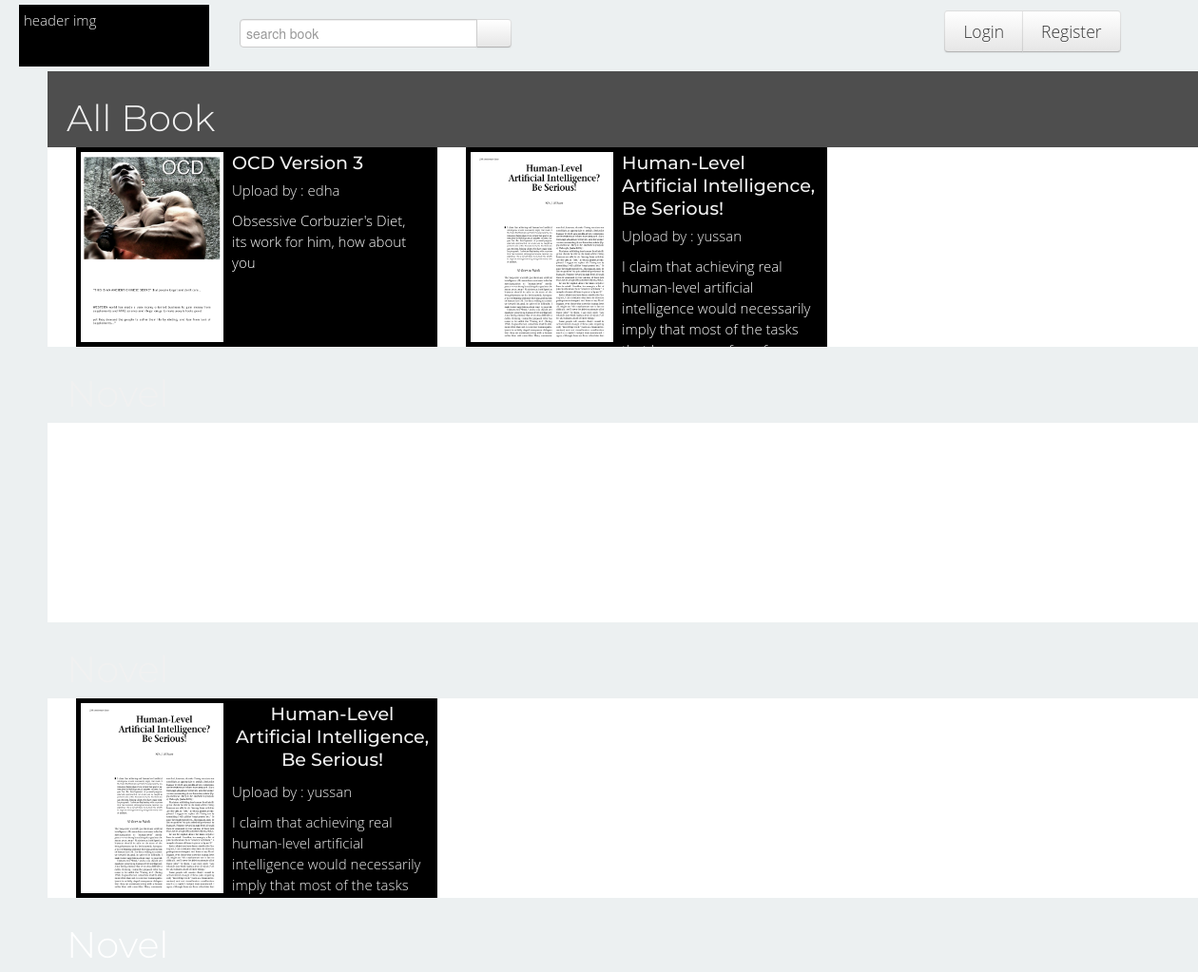
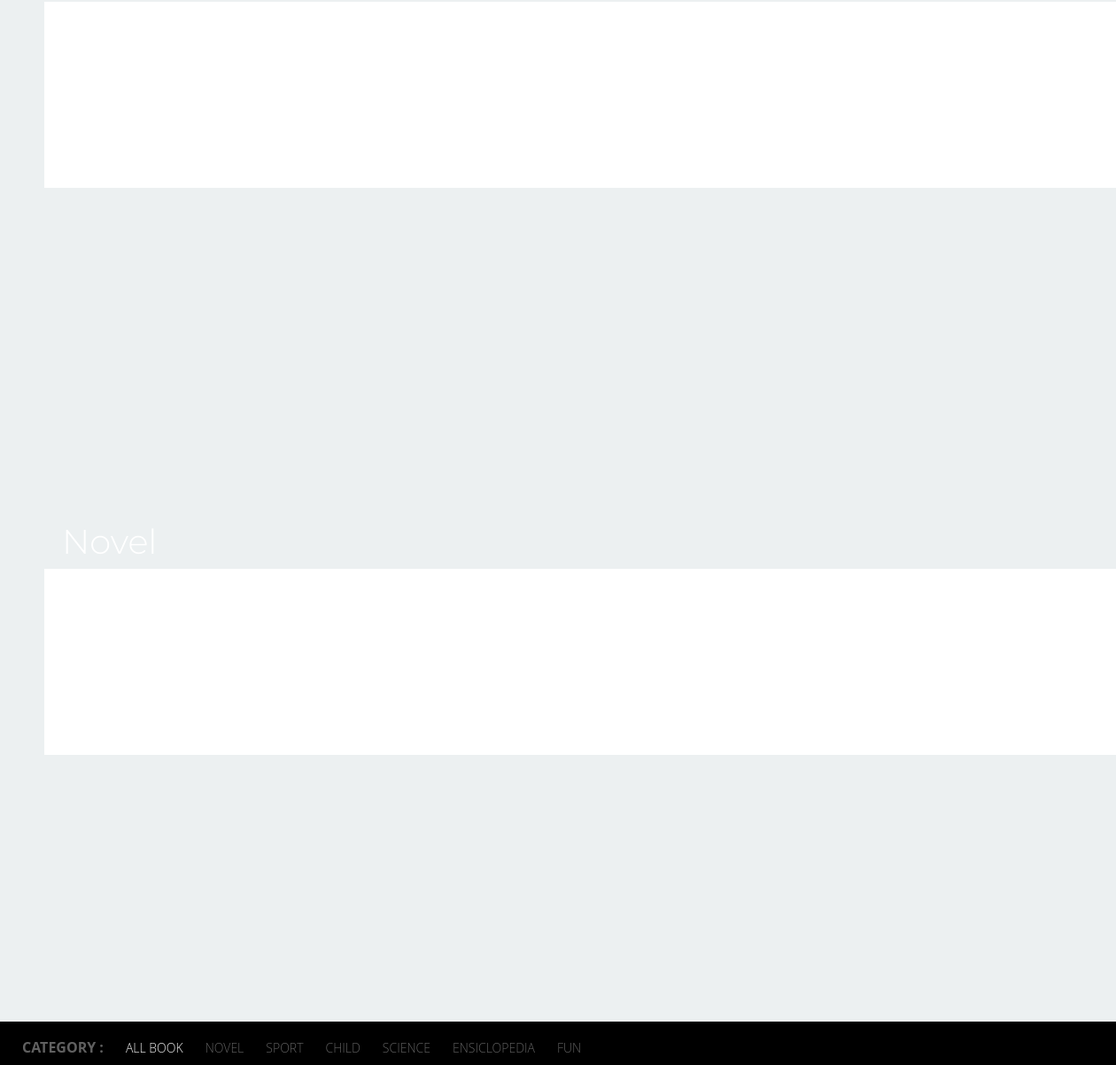
The page / on the database its author committed (2 pictures, top to bottom).
### tables this page shows
CREATE TABLE IF NOT EXISTS `book` (
  `id` int(11) NOT NULL AUTO_INCREMENT,
  `idate` date NOT NULL,
  `title` varchar(60) NOT NULL,
  `description` varchar(300) NOT NULL,
  `longdesc` varchar(5000) NOT NULL,
  `user` varchar(60) NOT NULL,
  `fk_kategori` int(11) NOT NULL,
  `cover` varchar(50) NOT NULL,
  `cover_folder` char(6) NOT NULL,
  `file` varchar(50) NOT NULL,
  `file_folder` char(5) NOT NULL,
  PRIMARY KEY (`id`),
  KEY `fk_kategori` (`fk_kategori`),
  KEY `user` (`user`)
);

### index.php (called while the page is built)
<?php
	include "function.php";
	get_home();
?>

### home.php (the view, shortened to what this page needs)
<!DOCTYPE HTML>
<?php
include "header.php";
?>
			<div id="sidebar">
				<nav id="nav" class="navigation" role="navigation">
					<ul style="float:left; margin:0 0 0 10px" class="unstyled">
						<li><strong>Category : </strong></li>
						<li class="active" data-section="1"><span>All Book</span></li>
						<li data-section="2" class=""><span>Novel</span></li>
						<li data-section="3" class="last"><span>Sport</span></li>
						<li data-section="5" class=><span>Child</span></li>
						<li data-section="5" class=><span>Science</span></li>
						<li data-section="5" class=><span>Ensiclopedia</span></li>
						<li data-section="5" class=><span>Fun</span></li>
					</ul>
				</nav>
			</div>
			<div id="container">
					<section class="section" id="section1" data-section="1" >
							<div class="title"><a href="#"><h1 style="margin-left:20px">All Book</h1></a></div>
							<div style="width:100%;overflow-x:auto;overflow-y:hidden">
								<div class="book_top" >
									<div class="fluid-row">
									<?php
										$sql = mysql_query("SELECT id,user,idate,cover,cover_folder,title,description,longdesc FROM book LIMIT 0 , 20");
										while($books = mysql_fetch_array($sql)){
											$id = $books['id'];
											$user = $books['user'];
											$cover = $books['cover'];
											$cover_folder = $books['cover_folder'];
											$book_title = $books['title'];
											$book_desc = $books['description'];
											$book_cover = "$cover_folder"."$cover";
									?>
									<a href="#book-<?php echo $id; ?>" data-toggle="modal">
									  <div class="span4 book_item">
									   	<img style="float:left" src="<?php echo $book_cover;?>" />
									   	<h5 style="margin-bottom:0"><?php echo $book_title;?></h5>
									   	<a href="user.php?user=<?php echo $user ?>"><p style="margin-top:0;margin-bottom:0">Upload by : <?php echo $user; ?></p></a>
									  	<p style="margin-top:10px"><?php echo $book_desc;?></p>
									  </div>
									  </a>
									 <?php } ?>
									</div>
								</div>
							</div>
					</section>
					<section class="section" id="section2" data-section="2" >
							<div class="title"><a href="#"><h1 style="margin-left:20px">Novel</h1></a></div>
							<div style="width:100%;overflow-x:auto;overflow-y:hidden">
								<div class="book_top" >
								</div>
							</div>
					</section>
					<section class="section" id="section3" data-section="3" >
							<div class="title"><h1 style="margin-left:20px">Novel</h1></div>
							<div style="width:100%;overflow-x:auto;overflow-y:hidden">
								<div class="book_top" >
									<div class="fluid-row">
									<?php
										$sql = mysql_query("SELECT * FROM book WHERE fk_kategori = 2 LIMIT 0 , 20");
										while($books = mysql_fetch_array($sql)){
											$id = $books['id'];
											$cover = $books['cover'];
											$cover_folder = $books['cover_folder'];
											$book_title = $books['title'];
											$book_desc = $books['description'];
											$book_cover = "$cover_folder"."$cover";
											$user = $books['user'];
									?>
									<a href="#book-<?php echo $id; ?>" data-toggle="modal">
									  <div class="span4 book_item">
									   	<img style="float:left" src="<?php echo $book_cover;?>" />
									   	<h5 style="margin-bottom:0"><?php echo $book_title;?></h5>
									   	<a href="user.php?user=<?php echo $user ?>"><p style="margin-top:0;margin-bottom:0">Upload by : <?php echo $user; ?></p></a>
									  	<p style="margin-top:10px"><?php echo $book_desc;?></p>
									  </div>
									  </a>
									 <?php } ?>
									</div>
								</div>
							</div>
					</section>
					<section class="section" id="sectionx" data-section="x">
						<div><h1 style="margin-left:20px">Novel</h1></div>
						<div style="width:100%;overflow-x:auto;overflow-y:hidden">
								<div class="book_top"></div>
							</div>
					</section>
					<section class="section" id="sectionx" data-section="x">
						<div><h1 style="margin-left:20px">Novel</h1></div>
						<div style="width:100%;overflow-x:auto;overflow-y:hidden">
								<div class="book_top"></div>
							</div>
					</section>
			</div>
	</body>
</html>

### header.php (shortened to what this page needs)
<!DOCTYPE HTML>
<html class="expanded">
	<head>
		<link href="css/bootstrap.css" rel="stylesheet" media="screen">
		<link href="css/bootstrap-responsive.css" rel="stylesheet" media="screen">
		<link href="css/font-awesome.css" rel="stylesheet">
		<link href="css/style.css" rel="stylesheet" media="screen">
	</head>
	<body>
		<div class="row-fluid">
			 <div class="span12">
				<div id="libheader">
					<a href="index.php"><div class="libheader_img span3" >header img</div></a>
					<div class="span3"><?php get_search(); ?></div>
					<div style="border:none" class="libheader_user span3">
					<?php
						if(empty($_SESSION['user'])) {
							echo '
							<div class="btn-group">
							  <a class="btn btn-large" href="#login" data-toggle="modal">Login</a>
							  <a class="btn btn-large" href="#register" data-toggle="modal">Register</a>
							</div>
							';
						} else {
							show_user();
						}
					?>
					</div>
				</div>
			</div>
		</div>

### function.php (shortened to what this page needs)
<?php
	function get_search() {
		echo '
		<div class="input-append" style="margin:15px 0 0 0">
		<form method="get" action="search.php?search=<?php $search_text ?>">
		  <input style="width:250px" class="span2" id="appendedInputButton" type="text" name="search" placeholder="search book">
		  <button class="btn" type="submit"><i class="icon-search"></i></button>
		  </form>
		</div>
		';
	}
	function get_home() {
		include "home.php";
	}
?>

### css/style.css (style rules this page uses)
html { font-size: 62.5%; }
body { background: #ecf0f1; color: #fff; font-family: 'Open Sans', 'Helvetica Neue', Helvetica, Arial, sans-serif; font-size: 15px; font-size: 1.5rem; font-weight: 300; line-height: 22px; }
h1, h2, h3, h4, h5, h6 { font-family: "Montserrat", sans-serif; font-weight: 300; font-style: normal; }
p { margin: 0 10px 10px 0; }
a { color: #F1F1F1; text-decoration: none; }
#libheader { width : 99%; height : 60px; padding : 5px; display: block; margin-bottom: 5px; }
#libheader .libheader_img { margin-left: 15px; float : left; padding: 5px; width:200px; height: 65px; background-color: black; }
#libheader .libheader_user { margin-right: 15px; float : right; padding: 6px; width:250px; height: 65px; border-radius: 5px; border : 1px solid #fff; }
#sidebar { background-color: #000; padding: 0; position: fixed; left: 0; bottom: 0; width: 100%; z-index: 2; }
#nav { margin-top: 10px; }
#nav ul { float :left; list-style: none; padding: 0; margin: 0; }
#nav ul li { float : left; color: #F1F1F1; cursor: pointer; display: inline-block; line-height: 22px; filter: alpha(opacity=40); font-size: 16px; font-size: 1.6rem; font-style: normal; font-weight: 100; opacity: .4; padding: 8px 0 8px 15px; text-transform: uppercase; }
#nav ul li.active { filter: alpha(opacity=100); opacity: 1; }
#nav ul li.last { padding-right: 0px; }
#nav li span { display: inline-block; font-size: 14px; font-size: 1.4rem; height: 0; opacity: 0; overflow: hidden; padding-left: 10px; width: 0; }
.expanded #container { transform: translate3d(50px, 0px, 0px) scale3d(1, 1, 1); }
.expanded #sidebar { width: 100%; }
.expanded #nav li span { display: inline-block; height: auto; opacity: 1; overflow: visible; width: auto; }
#container { backface-visibility: hidden; position: relative; transform: translate3d(0px, 0px, 0px); transition: transform 500ms ease 0s; width: 100%; }
.section { background-attachment: scroll; background-position: center top; position: relative; padding: 20px 0 ; height: 600px; }
.section h5 { font-size: 19px; font-size: 1.9rem; font-weight: 500; line-height: 24px; margin: 0 0 20px; padding-bottom: 5px; }
#section1 { background:#4E4E4E; -webkit-background-size: 100% auto; -moz-background-size: 100% auto; -o-background-size: 100% auto; background-size: 100% auto; background-repeat: no-repeat; }
#section3 { color: #F1F1F1; }
#section3 h5 { margin: 0; padding-bottom: 10px; text-align: center; }
@media screen and (min-width: 1200px) { #section1 { padding: 20px 0; height: 250px; } }
@media screen and (min-width: 1200px) { #section2 { padding: 20px 0; height: 250px; } }
@media screen and (min-width: 1200px) { #section3 { padding: 20px 0; height: 250px; } }
.book_top { height : 210px; width :2000px; background-color: white; }
.book_item { float:left; background-color: #000; overflow: hidden; height : 200px; padding : 5px; text-align:left; }
.book_item img { width :150px; height :200px; float :left; margin : 0 9px 3px 0; }
input[type="text"] { width : 95%; }

### rows shown on the page
book: cover_folder+cover (picture), title "OCD Version 3", user "edha", description "Obsessive Corbuzier's Diet, its work for him, how about you"
book: cover_folder+cover (picture), title "Human-Level Artificial Intelligence, Be Serious!", user "yussan", description "I claim that achieving real human-level artificial intelligence would necessarily imply that most of the tasks…"
